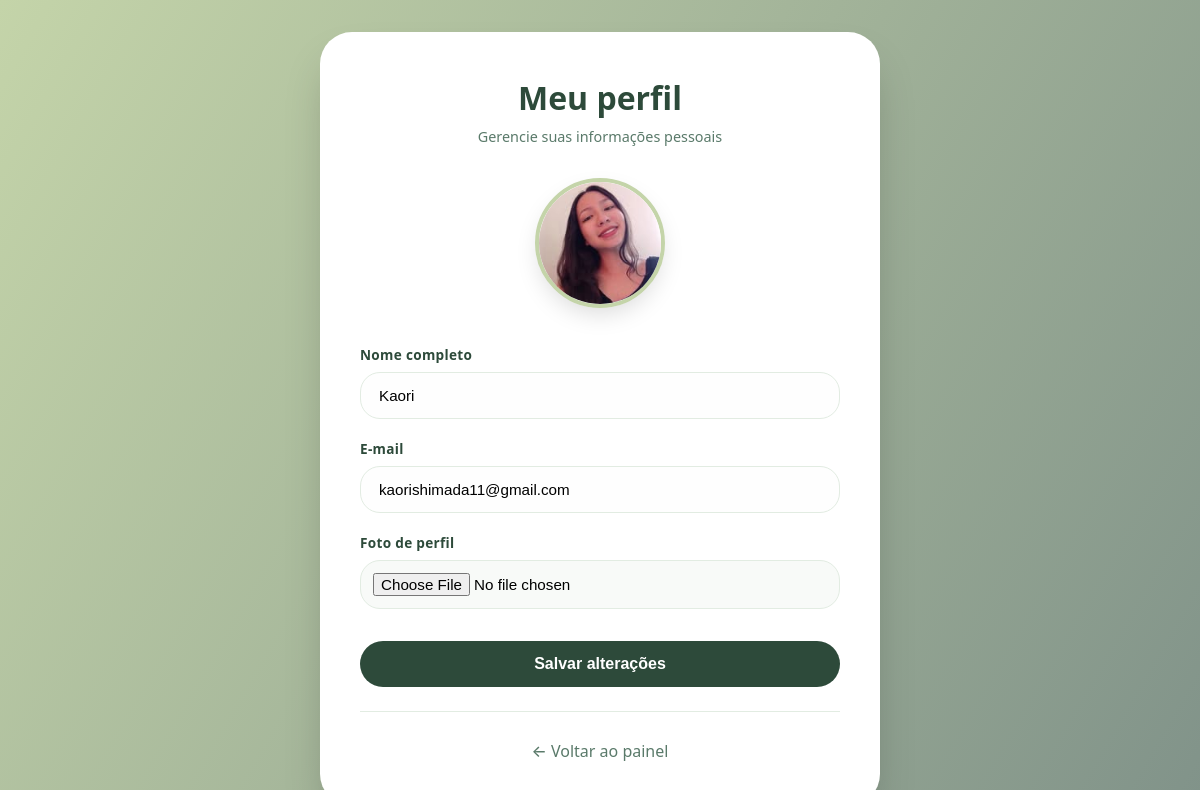
The app's page /perfil.php (signed in) with its own data.
### tables this page shows
CREATE TABLE `usuarios` (
  `id_usuario` int(11) NOT NULL,
  `nome` varchar(100) NOT NULL,
  `email` varchar(100) NOT NULL,
  `foto` varchar(255) DEFAULT NULL,
  `senha` varchar(255) NOT NULL,
  `criado_em` timestamp NOT NULL DEFAULT current_timestamp()
);

### perfil.php (the view, shortened to what this page needs)
<?php
require 'conexao.php';
$idUsuario = $_SESSION['usuario_id'];
$stmt = $conexao->prepare("SELECT * FROM usuarios WHERE id_usuario = ?");
$stmt->bind_param("i", $idUsuario);
$stmt->execute();
$usuario = $stmt->get_result()->fetch_assoc();
?>
<!DOCTYPE html>
<html lang="pt-br">
<head>
</head>
<body>
<div class="container">
    <div class="header">
        <h1>Meu perfil</h1>
        <p>Gerencie suas informações pessoais</p>
    </div>
    <div class="profile-image">
        <?php if($usuario['foto']): ?>
            <img src="<?= $usuario['foto'] ?>" alt="Foto de perfil">
        <?php else: ?>
            <img src="https://cdn-icons-png.flaticon.com/512/149/149071.png" alt="Avatar padrão">
        <?php endif; ?>
    </div>
    <form method="POST" enctype="multipart/form-data">
        <div class="form-group">
            <label>Nome completo</label>
            <input type="text" name="nome" value="<?= htmlspecialchars($usuario['nome']) ?>" required>
        </div>
        <div class="form-group">
            <label>E-mail</label>
            <input type="email" name="email" value="<?= htmlspecialchars($usuario['email']) ?>" required>
        </div>
        <div class="form-group">
            <label>Foto de perfil</label>
            <input type="file" name="foto" accept="image/*">
        </div>
        <button type="submit" class="btn-save">Salvar alterações</button>
    </form>
    <hr>
    <a href="gerenciamento.php" class="back-link">← Voltar ao painel</a>
</div>
</body>
</html>

### perfil.php (style rules this page uses)
* { margin: 0; padding: 0; box-sizing: border-box; }
body { background: linear-gradient(300deg, #809289, #C4D4A9); min-height: 100vh; display: flex; justify-content: center; align-items: center; font-family: 'Segoe UI', system-ui, -apple-system, 'Roboto', sans-serif; padding: 2rem; }
.container { max-width: 560px; width: 100%; background: white; border-radius: 32px; padding: 44px 40px; box-shadow: 0 25px 45px -12px rgba(0, 0, 0, 0.25); transition: all 0.2s; }
.header { text-align: center; margin-bottom: 32px; }
.header h1 { font-size: 2rem; font-weight: 700; color: #2d4a3a; margin-bottom: 8px; }
.header p { color: #5a7a6a; font-size: 0.9rem; }
.profile-image { text-align: center; margin-bottom: 32px; position: relative; }
.profile-image img { width: 130px; height: 130px; border-radius: 50%; object-fit: cover; box-shadow: 0 10px 25px -5px rgba(0, 0, 0, 0.15); border: 4px solid #C4D4A9; }
.form-group { margin-bottom: 20px; }
.form-group label { display: block; margin-bottom: 8px; font-weight: 600; color: #2d4a3a; font-size: 0.85rem; letter-spacing: 0.3px; }
.form-group input { width: 100%; padding: 14px 18px; border: 1.5px solid #e2ece2; border-radius: 20px; font-size: 0.95rem; outline: none; transition: all 0.2s; background: #fefefe; }
.form-group input[type="file"] { padding: 12px; background: #f8faf8; }
.btn-save { width: 100%; padding: 14px; background: #2d4a3a; color: white; border: none; border-radius: 40px; font-size: 1rem; font-weight: 600; cursor: pointer; transition: 0.2s; margin-top: 12px; }
.back-link { display: block; text-align: center; margin-top: 28px; text-decoration: none; color: #5a7a6a; font-weight: 500; transition: 0.2s; }
hr { margin: 24px 0 8px; border: none; height: 1px; background: #e2ece2; }

### records on screen
usuarios: foto (picture), nome "Kaori", email "kaorishimada11@gmail.com"
